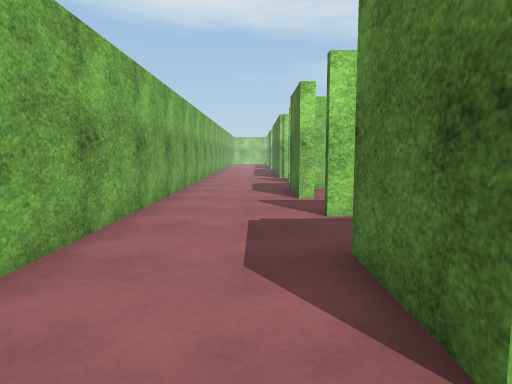
[1] (above)

24 first-person views from a walk through a scene from a Unity 3-D project. The camera is 1.2 m above the floor, tilts 6° down and sees 70° across. The floor is counted in squares, 1 m on a side. Each view is taken from the middle of a square. On the plan, view 1 faces up. The plan holds only what a view shows up to about 15 squares ahead; the rest is blank. The place goes on beyond the plan. Some animated figures are left out. Surface patterns are stand-ins for the level's own textures.

[2]
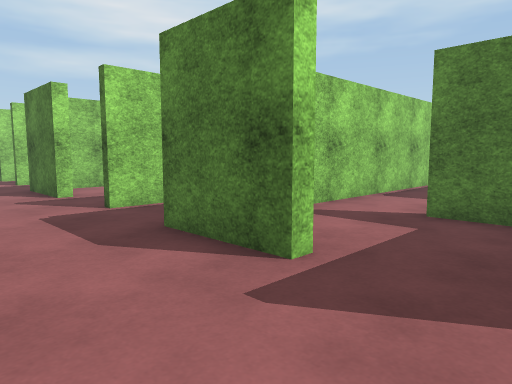

[3]
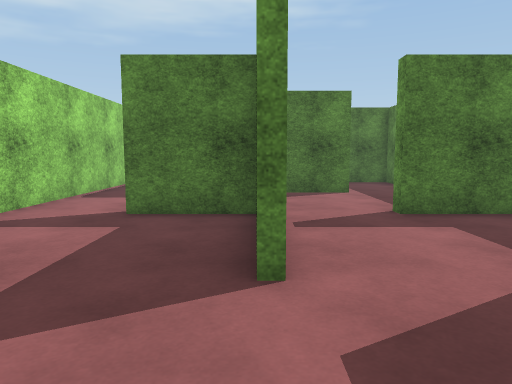

[4]
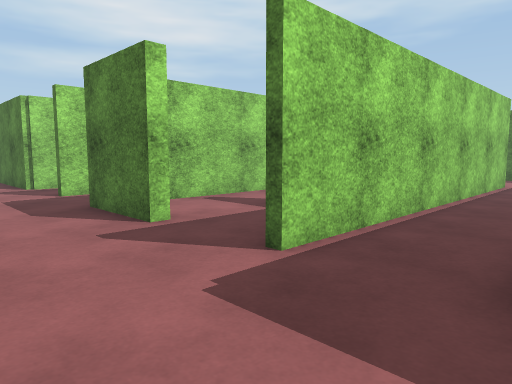

[5]
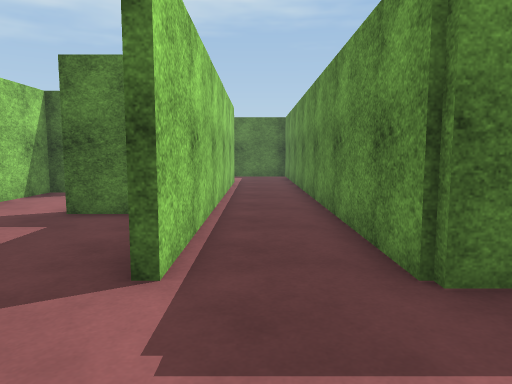

[6]
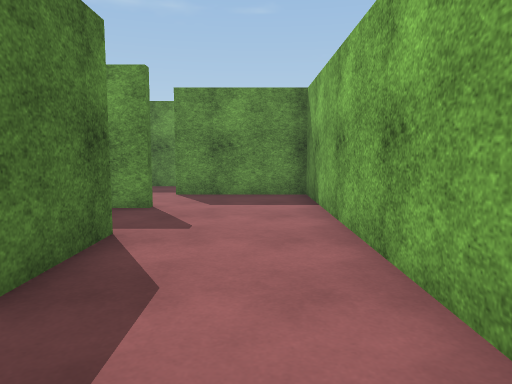

[7]
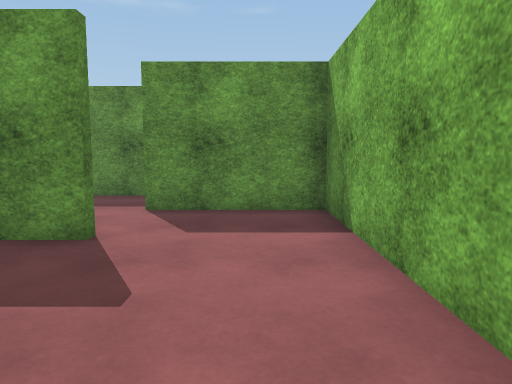

[8]
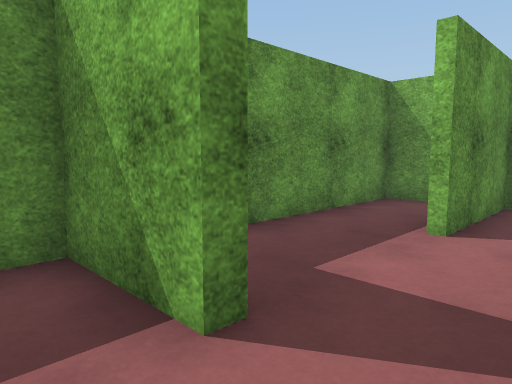

[9]
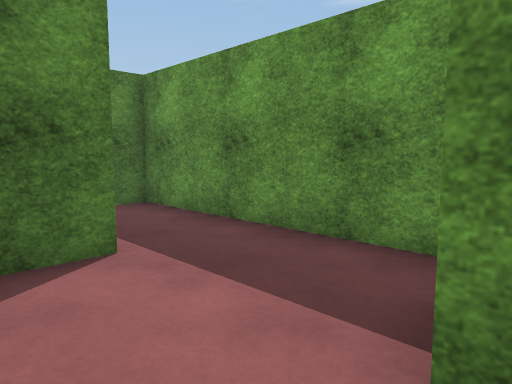

[10]
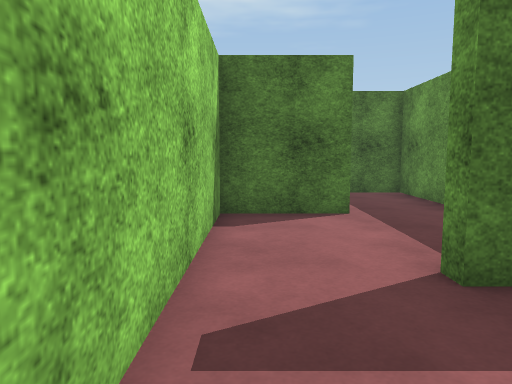

[11]
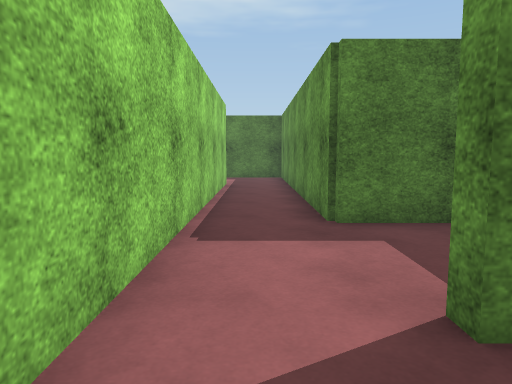

[12]
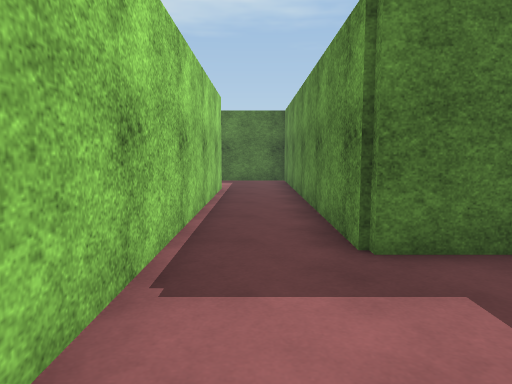

[13]
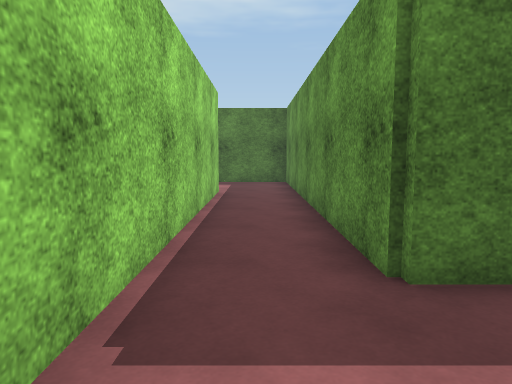

[14]
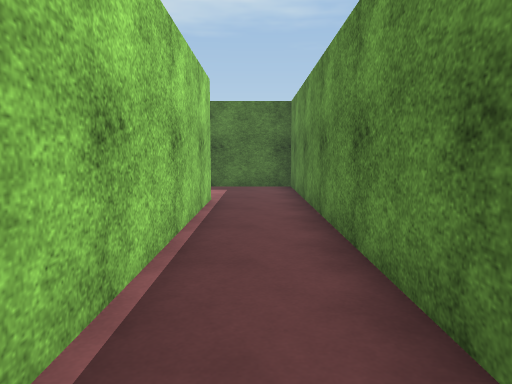

[15]
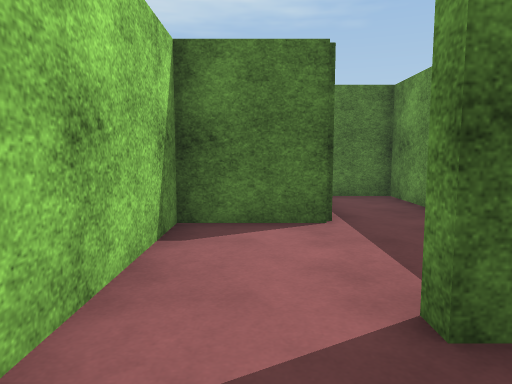

[16]
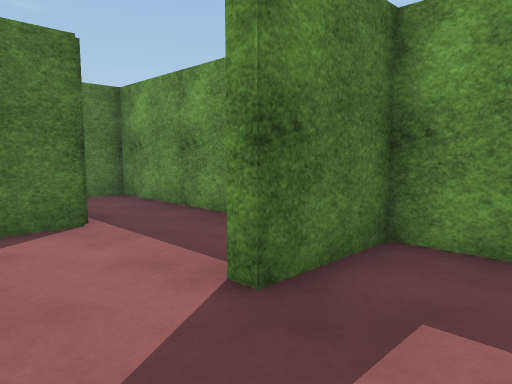

[17]
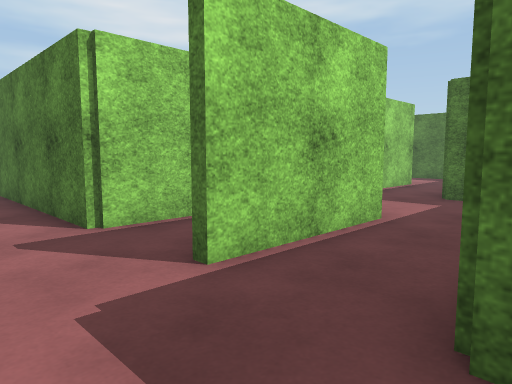

[18]
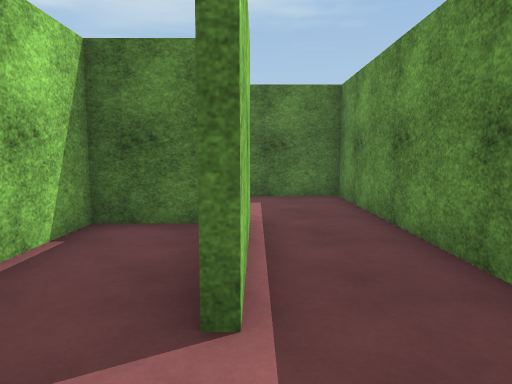

[19]
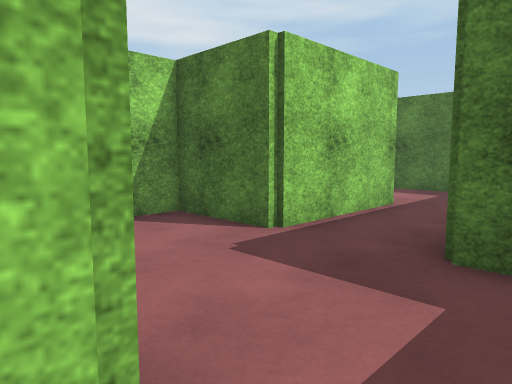

[20]
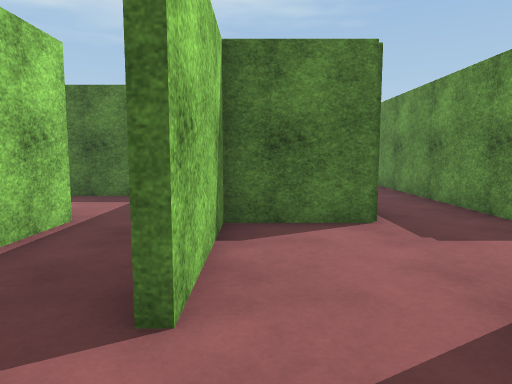

[21]
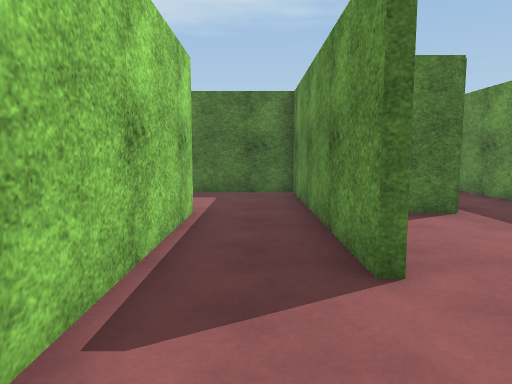

[22]
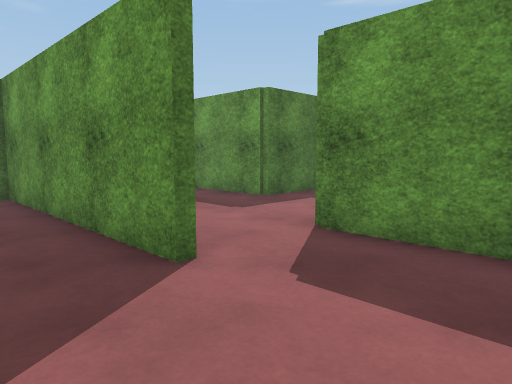

[23]
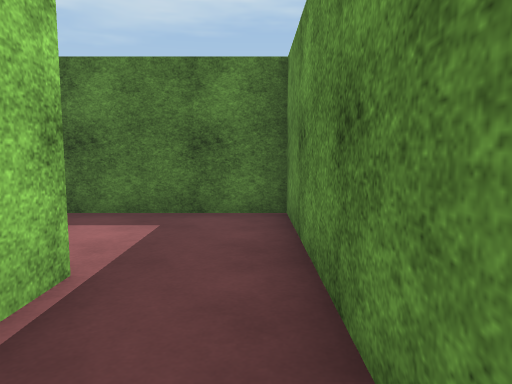

[24]
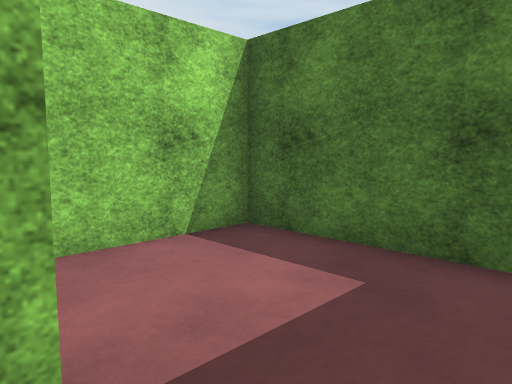

### Floor plan
Ten units are one square. View 1 is at (0, 0); x grows to the right and y downward. Boxes are objects, and circles mark ways between rooms. Rooms are numbered by the first view taken in them; rooms with no view inside come last. Other rooms are left out.
<svg viewBox="-30 -250 215 320">
<path fill="none" stroke="#000" d="M16 -98 12 -98 12 -126M55 -42 45 -42M16 -16 12 -16 12 -44 130 -44M22 -126 54 -126M12 10 26 10M-25 -151 -25 39 14 39M52 11 52 -17 56 -17M56 -151 12 -151M56 13 29 13M52 -159 52 -178 12 -178 12 -244M14 36 14 41M136 -69 12 -69M-25 54 -25 65 38 65M52 61 52 39 56 39M93 40 93 13 56 13M56 39 56 65 133 65 133 49M93 5 93 -17 174 -17M176 -42 55 -42M93 -98 93 -124 19 -124M38 -72 52 -72 52 -98 56 -98M86 -72 133 -72 133 -89M54 -208 133 -208 133 -245M66 -206 54 -206M95 -233 38 -233M28 -181 56 -181M54 -126 93 -126 93 -154 135 -154M136 -178 93 -178 93 -206 66 -206M135 -154 174 -154 174 -206 142 -206"/>
<circle cx="50" cy="25" r="3" fill="#2a7"/>
<circle cx="50" cy="-25" r="3" fill="#2a7"/>
<circle cx="10" cy="-85" r="3" fill="#2a7"/>
<circle cx="60" cy="-140" r="3" fill="#2a7"/>
<circle cx="55" cy="-195" r="3" fill="#2a7"/>
<circle cx="140" cy="-165" r="3" fill="#2a7"/>
<text x="10" y="-70">1</text>
<text x="120" y="20">2</text>
<text x="100" y="-30">3</text>
<text x="60" y="-100">4</text>
<text x="60" y="-220">5</text>
<text x="80" y="-170">6</text>
<text x="140" y="-190">7</text>
</svg>
Room 1 opens to room 2. Room 1 opens to room 3. Room 1 opens to room 4. Room 1 opens to room 6. Room 5 opens to room 6. Room 6 opens to room 7.

Where each view was taken, in squares from view 1:
view 1: 0 up, 0 right, facing up
view 2: 1 down, 2 left, facing up-right
view 3: 1 down, 2 left, facing right
view 4: 4 up, 2 left, facing up-right
view 5: 6 up, 2 left, facing right
view 6: 7 up, 1 left, facing down
view 7: 4 up, 1 left, facing down
view 8: 2 down, 7 right, facing down-left
view 9: 2 down, 5 right, facing down-right
view 10: 2 down, 2 right, facing right
view 11: 3 up, 3 right, facing right
view 12: 3 up, 5 right, facing right
view 13: 3 up, 6 right, facing right
view 14: 3 up, 8 right, facing right
view 15: 11 up, 3 right, facing right
view 16: 12 up, 3 right, facing down-right
view 17: 12 up, 1 left, facing up-right
view 18: 15 up, 1 left, facing right
view 19: 14 up, 5 right, facing up-right
view 20: 20 up, 3 right, facing right
view 21: 22 up, 2 right, facing right
view 22: 23 up, 2 right, facing down-right
view 23: 16 up, 10 right, facing right
view 24: 16 up, 13 right, facing up-right
